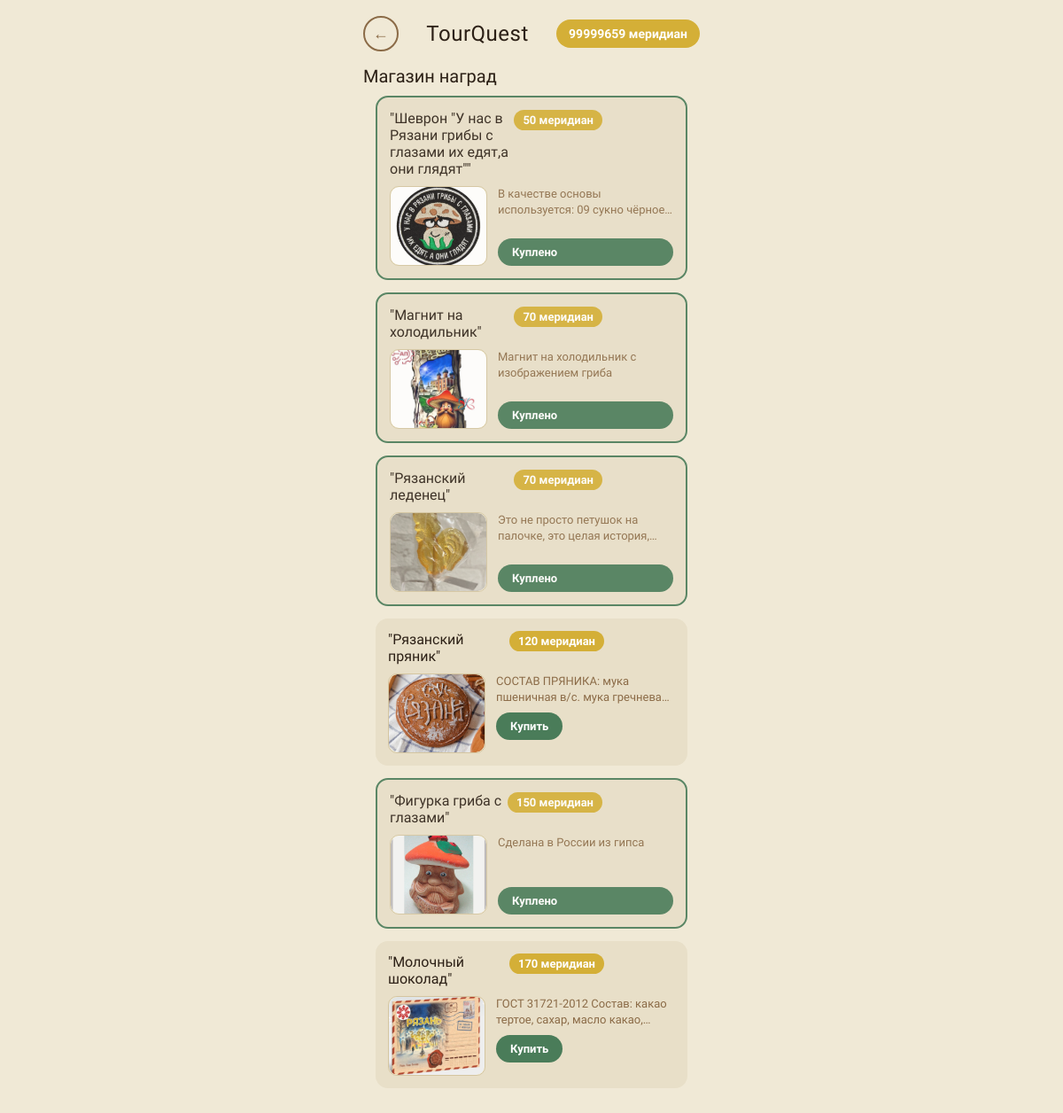
The page /shop/ (signed in) on the database its author committed.
### main/models.py (models this page shows, shortened)
class ShopItem(models.Model):
    name = models.CharField(max_length=200, verbose_name='Название товара')
    description = models.TextField(verbose_name='Описание')
    price = models.IntegerField(verbose_name='Цена')
    promo_code = models.TextField(verbose_name='Промокод/Содержимое',
                                  help_text='Текст который увидит пользователь после покупки (промокод, инструкция и т.д.)')
    image = models.ImageField(upload_to='shop/', blank=True, null=True, verbose_name='Изображение')
    is_active = models.BooleanField(default=True, verbose_name='Активен')
    created_at = models.DateTimeField(auto_now_add=True)
    class Meta:
        verbose_name = 'Товар в магазине'
        verbose_name_plural = 'Товары в магазине'
        ordering = ['price']

### main/views.py (the view)
# urls.py: path('shop/', views.shop, name='shop'),
@login_required
def shop(request):
    profile = get_or_create_profile(request.user)
    items = ShopItem.objects.filter(is_active=True)
    purchased_item_ids = list(UserPurchase.objects.filter(
        user=request.user
    ).values_list('item_id', flat=True))
    return render(request, 'main/shop.html', {
        'balance': profile.balance,
        'items': items,
        'purchased_item_ids': purchased_item_ids,
    })

### main/views.py (called while the page is built)
def get_or_create_profile(user):
    profile, created = UserProfile.objects.get_or_create(user=user, defaults={'balance': 0.0})
    return profile

### main/templates/main/shop.html (shortened to what this page needs)
<!DOCTYPE html>
<html lang="ru">
<head>
</head>
<body>
<header>
  <a href="{% url 'main' %}" class="back-btn">←</a>
  <div class="logo">TourQuest</div>
  <div class="balance-display">{{ balance }} меридиан</div>
</header>
<div class="section-title">Магазин наград</div>
<div class="container">
  {% for item in items %}
  <div class="shop-card {% if item.id in purchased_item_ids %}purchased{% endif %}">
    <div class="shop-title">
      "{{ item.name }}"
      <span class="price-tag">{{ item.price }} меридиан</span>
    </div>
    <div class="shop-body">
      <div class="item-thumb">
        {% if item.image %}
          <img src="{{ item.image.url }}" alt="{{ item.name }}">
        {% else %}
          <div class="placeholder"></div>
        {% endif %}
      </div>
      <div class="shop-info">
        <p class="shop-desc">{{ item.description|truncatewords:15 }} </p>
        {% if item.id in purchased_item_ids %}
          <span class="purchased-badge">Куплено</span>
        {% else %}
          <form method="post" action="{% url 'buy_item' item.id %}" style="margin: 0;">
            <button type="submit" class="buy-btn" {% if balance < item.price %}disabled{% endif %}>
              {% if balance >= item.price %}Купить{% else %}Недостаточно монет{% endif %}
            </button>
          </form>
        {% endif %}
      </div>
    </div>
  </div>
  {% empty %}
  <p class="empty-shop">В магазине пока нет товаров</p>
  {% endfor %}
</div>
</body>
</html>

### main/templates/main/shop.html (style rules this page uses)
:root { --bg: #f0e9d6; --card-bg: #e8dfc8; --brown: #8b6b47; --dark: #2c2016; --red: #c0392b; --green: #4a7c59; --gold: #d4af37; --tag-bg: #d4c9a8; --btn-bg: #b5a882; }
* { margin: 0; padding: 0; box-sizing: border-box; }
body { background-color: var(--bg); font-family: 'Courier Prime', monospace; color: var(--dark); max-width: 420px; margin: 0 auto; min-height: 100vh; position: relative; overflow-x: hidden; padding-bottom: 160px; }
header { display: flex; align-items: center; justify-content: space-between; padding: 18px 20px 12px; gap: 12px; }
.back-btn { width: 40px; height: 40px; border: 2px solid var(--brown); border-radius: 50%; background: none; color: var(--brown); font-size: 18px; cursor: pointer; text-decoration: none; display: flex; align-items: center; justify-content: center; transition: all 0.2s; flex-shrink: 0; }
.logo { font-family: 'Special Elite', serif; font-size: 24px; color: var(--dark); letter-spacing: 0.5px; }
.balance-display { display: flex; align-items: center; gap: 6px; background: var(--gold); color: white; padding: 8px 14px; border-radius: 20px; font-weight: 700; font-size: 14px; flex-shrink: 0; }
.section-title { font-family: 'Special Elite', serif; font-size: 20px; padding: 4px 20px 10px; }
.container { padding: 0 20px; }
.shop-card { margin: 0 14px 14px; background: var(--card-bg); border-radius: 14px; padding: 14px; display: block; text-decoration: none; color: inherit; transition: transform 0.2s, box-shadow 0.2s; position: relative; }
.shop-card.purchased { border: 2px solid var(--green); opacity: 0.9; }
.shop-title { font-family: 'Special Elite', serif; font-size: 16px; margin-bottom: 10px; display: flex; justify-content: space-between; align-items: flex-start; padding-right: 80px; }
.price-tag { font-size: 13px; padding: 4px 10px; border-radius: 12px; background: var(--gold); color: white; white-space: nowrap; font-weight: 700; }
.shop-body { display: flex; gap: 12px; }
.item-thumb { width: 110px; height: 90px; background: #f5efd8; border-radius: 10px; border: 1.5px solid #d4c5a0; display: flex; align-items: center; justify-content: center; overflow: hidden; flex-shrink: 0; }
.item-thumb img { width: 100%; height: 100%; object-fit: cover; border-radius: 10px; }
.shop-info { flex: 1; display: flex; flex-direction: column; gap: 8px; }
.shop-desc { font-size: 13px; color: var(--brown); line-height: 1.4; display: -webkit-box; -webkit-line-clamp: 2; -webkit-box-orient: vertical; overflow: hidden; }
.buy-btn { display: inline-block; background: var(--green); color: white; padding: 8px 16px; border-radius: 20px; text-decoration: none; font-weight: 700; font-size: 13px; text-align: center; margin-top: auto; border: none; cursor: pointer; font-family: inherit; transition: all 0.2s; }
.purchased-badge { display: inline-block; background: var(--green); color: white; padding: 8px 16px; border-radius: 20px; font-weight: 700; font-size: 13px; margin-top: auto; }

### rows shown on the page
ShopItem: name "Шеврон \"У нас в Рязани грибы с глазами их едят,а они глядят\"", price "50", image (picture), description "В качестве основы используется: 09 сукно…", shows "Куплено"
ShopItem: name "Магнит на холодильник", price "70", image (picture), description "Магнит на холодильник с изображением гриба", shows "Куплено"
ShopItem: name "Рязанский леденец", price "70", image (picture), description "Это не просто петушок на палочке, это целая…", shows "Куплено"
ShopItem: name "Рязанский пряник", price "120", image (picture), description "СОСТАВ ПРЯНИКА: мука пшеничная в/с. мука…", shows "Купить"
ShopItem: name "Фигурка гриба с глазами", price "150", image (picture), description "Сделана в России из гипса", shows "Куплено"
ShopItem: name "Молочный шоколад", price "170", image (picture), description "ГОСТ 31721-2012 Состав: какао тертое, сахар, масло…", shows "Купить"

### other values the page prints
{{ balance }} "99999659"
